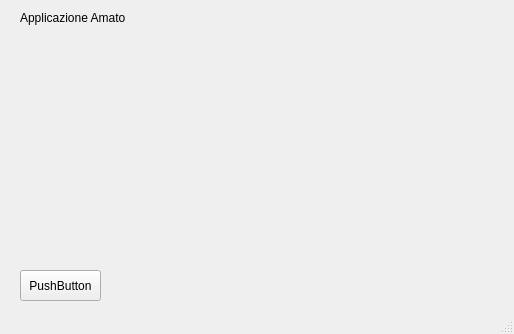
<?xml version="1.0" encoding="UTF-8"?>
<ui version="4.0">
 <class>MainWindow</class>
 <widget class="QMainWindow" name="MainWindow">
  <property name="geometry">
   <rect>
    <x>0</x>
    <y>0</y>
    <width>514</width>
    <height>334</height>
   </rect>
  </property>
  <property name="windowTitle">
   <string>MainWindow</string>
  </property>
  <widget class="QWidget" name="centralwidget">
   <widget class="QLabel" name="label">
    <property name="geometry">
     <rect>
      <x>20</x>
      <y>10</y>
      <width>211</width>
      <height>16</height>
     </rect>
    </property>
    <property name="text">
     <string>Applicazione Amato</string>
    </property>
   </widget>
   <widget class="QPushButton" name="pushButton">
    <property name="geometry">
     <rect>
      <x>20</x>
      <y>270</y>
      <width>81</width>
      <height>31</height>
     </rect>
    </property>
    <property name="text">
     <string>PushButton</string>
    </property>
   </widget>
  </widget>
  <widget class="QStatusBar" name="statusbar"/>
 </widget>
 <resources/>
 <connections/>
</ui>
